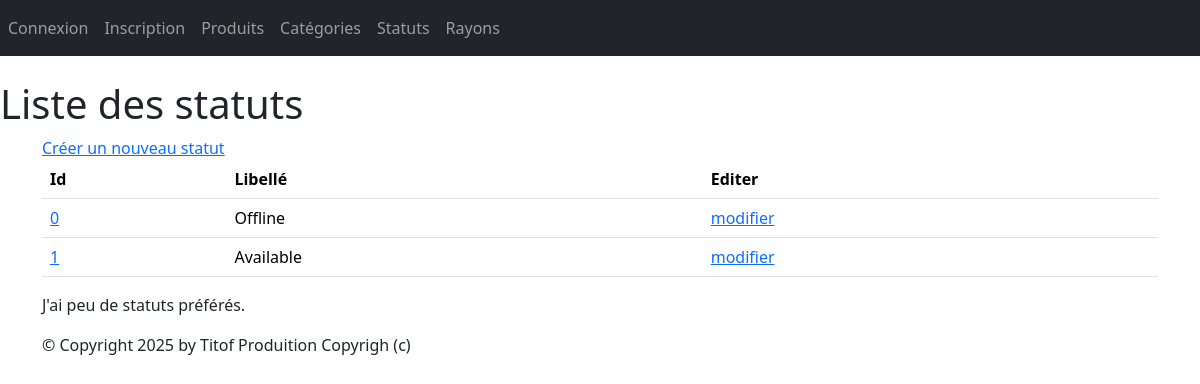
Page /monApp/statuts/ on the committed database.
### monApp/models.py (models this page shows, shortened)
class Statut(models.Model):
    idStatut = models.AutoField(primary_key=True)
    libelle = models.CharField(max_length=200)

### monApp/views.py (the view)
# urls.py: path("statuts/", views.StatutListView.as_view(), name="lst_status"),
class StatutListView(ListView):
    model = Statut
    template_name = "monApp/list_statut.html"
    context_object_name = "status"
    def get_context_data(self, **kwargs):
        context = super().get_context_data(**kwargs)
        context["titremenu"] = "Liste des statuts"
        return context

### monApp/templates/monApp/list_statut.html
{% extends 'monApp/base.html' %}
{% block menu %}
    <h1>{{ titremenu }}</h1>
{% endblock %}
{% block contenu %}
    <a href="{% url 'crt_statut' %}">Créer un nouveau statut</a>
    <table class="table">
        <thead>
            <tr>
                <th>Id</th>
                <th>Libellé</th>
                <th>Editer</th>
            </tr>
        </thead>
        <tbody>
            {% for s in status %}
                <tr>
                    <td><a href="{% url 'dlt_statut' s.idStatut %}">{{ s.idStatut }}</a></td>
                    <td>{{ s.libelle }}</td>
                    <td><a href="{% url 'upd_statut' s.idStatut %}">modifier</a></td>
                </tr>
            {% endfor %}
        </tbody>
    </table>
    <p>
        J'ai
        {% if status|length < 5 %}
            peu de
        {% elif status|length < 10 %}
            quelques
        {% else %}
            beaucoup de
        {% endif %}
        statuts préférés.
    </p>
{% endblock %}

### static/styles.css (style rules this page uses)
h1 { color:red }

### rows in the picture
Statut: idStatut "0", libelle "Offline"
Statut: idStatut "1", libelle "Available"

### other values in the picture
{{ titremenu }} "Liste des statuts"
